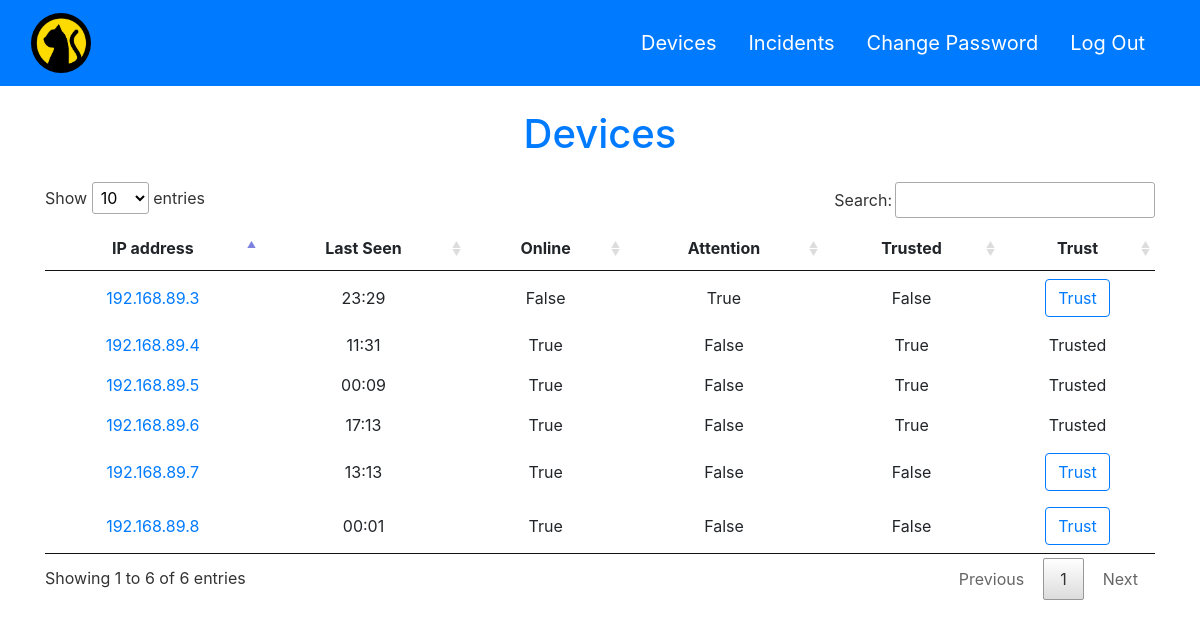
Page /devices (signed in) on the earlier database version.
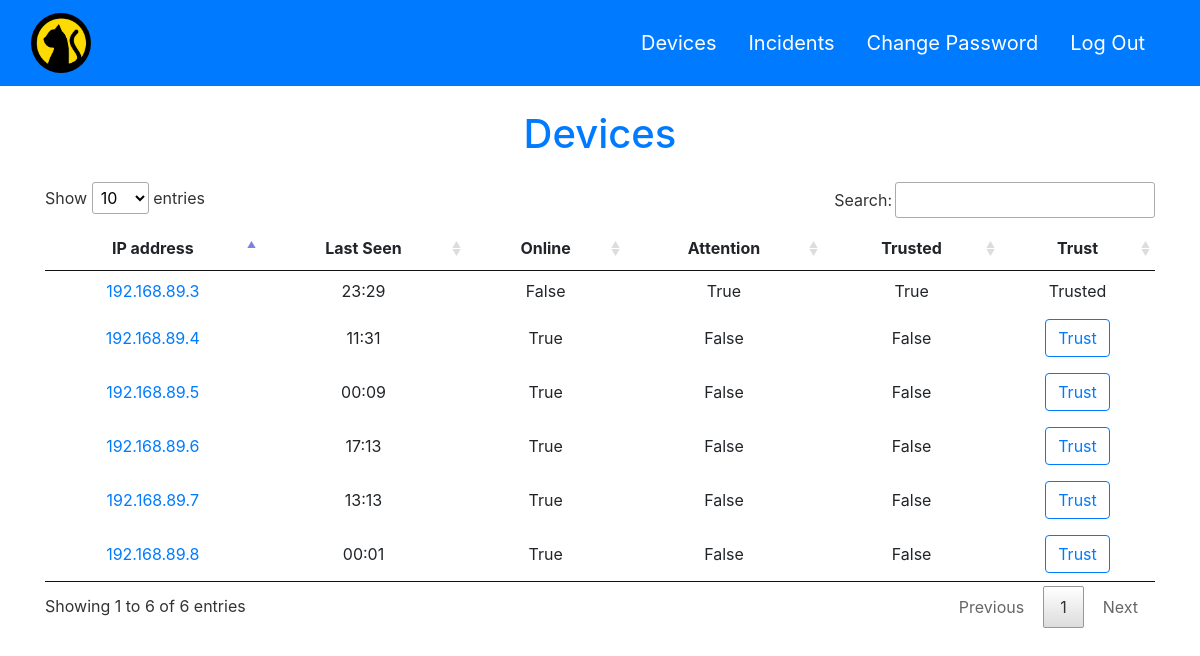
Same page on the later database version.
### tables this page shows
CREATE TABLE devices (ip TEXT, mac TEXT PRIMARY KEY, last_scanned_date TEXT, last_scanned_time TEXT, last_scanned_year TEXT, trusted INT DEFAULT 0, online INT DEFAULT 0, attention INT DEFAULT 0, files_added INT, files_removed INT);

### app.py (the view)
@app.route('/devices')
def devices():
    if 'username' in session:
        with sqlite3.connect('data.db') as conn:
            cursor = conn.cursor()
            cursor.execute('SELECT * from devices')
            devices = cursor.fetchall()
        return render_template('devices.html', devices=devices)
    else:
        return redirect(url_for('login'))

### templates/devices.html (shortened to what this page needs)
<!DOCTYPE html>
<html lang="en">
<head>
    <link rel= "stylesheet" type= "text/css" href= "{{ url_for('static',filename='css/bootstrap.min.css')}}">
    <link rel= "stylesheet" type= "text/css" href= "{{ url_for('static',filename='css/dataTables.min.css')}}">
    <link rel= "stylesheet" type= "text/css" href= "{{ url_for('static',filename='css/style.css')}}">
</head>
<body>
    <nav class="navbar navbar-expand-lg navbar-light bg-primary">
        <div class="container-fluid">
          <a style="font-size: 35px; color:white;"  class="navbar-brand" href="/devices"><img style="width: 60px; height:60px; border-radius:50%;" src="{{url_for('static',filename='images/icon.png')}}" alt="Home"></a>
          <div class="collapse navbar-collapse" id="navbarNavAltMarkup">
            <div class="navbar-nav ml-auto">
              <a style="font-size: 20px; color:white;"  class="nav-link mr-3" href="/devices">Devices</a>
              <a style="font-size: 20px; color:white;" class="nav-link mr-3" href="/incidents">Incidents</a>
              <a style="font-size: 20px; color:white;" class="nav-link mr-3" href="/change-password">Change Password</a>
              <a style="font-size: 20px; color:white;" class="nav-link mr-3" href="/logout" >Log Out</a>
            </div>
          </div>
        </div>
      </nav>
    <h1 class="text-center mb-4 mt-4 text-primary">Devices</h1>
        <div class="container">
            <div class="row">
                <div class="col-12">
                    <table id="devices" style="width: 100%;">
                        <thead>
                            <tr style="text-align: center;" >
                                <th>IP address</th>
                                <th>Last Seen</th>
                                <th>Online</th>
                                <th>Attention</th>
                                <th>Trusted</th>
                                <th>Trust</th>
                            </tr>
                        </thead>
                        <tbody>
                            {% for device in devices %}
                            <tr style="text-align: center;">
                                <td>
                                    <a href="" id="ip-btn" data-device="{{device}}">{{ device[0] }}</a>
                                </td>
                                <td>{{ device[3] }}</td>
                                {% if device[6]==1 %}
                                    <td>True</td>
                                {% else %}
                                    <td>False</td>
                                {% endif %}
                                {% if device[7]==1 %}
                                    <td>True</td>
                                {% else %}
                                    <td>False</td>
                                {% endif %}
                                {% if device[5]==1 %}
                                    <td>True</td>
                                {% else %}
                                    <td>False</td>
                                {% endif %}
                                {% if device[5]==0 %}
                                    <td>
                                        <form action="{{url_for('trustDevice')}}" method="post">
                                            <button type="submit" class="btn btn-outline-primary">Trust</button>
                                        </form>
                                    </td>
                                {% else %}
                                    <td>Trusted</td>
                                {% endif %}
                            </tr>
                            {% endfor %}
                        </tbody>
                    </table>
                </div>
            </div>
        </div>
</body>
</html>

Differences in the rows shown:
changed devices (number 3 of 6 on the later page): trusted "True Trusted" → "False Trust"
changed devices (number 4 of 6 on the later page): trusted "True Trusted" → "False Trust"
changed devices (number 5 of 6 on the later page): trusted "True Trusted" → "False Trust"
changed devices (number 6 of 6 on the later page): trusted "False Trust" → "True Trusted"
